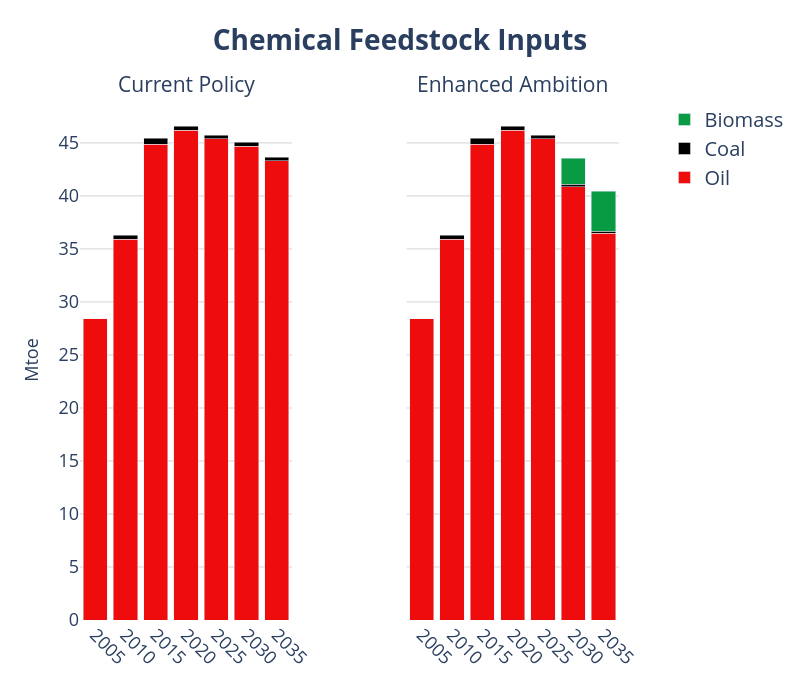

The notebook cell this image was saved under:
### Code cell
years = list(range(2005, 2036, 5))

# Create subplots with secondary y-axes
fig = make_subplots(
    rows=1, cols=2,
    shared_yaxes=True,
    shared_xaxes=True,
    specs=[[{"secondary_y": True}, {"secondary_y": True}]],
    subplot_titles=("Current Policy", "Enhanced Ambition")
)
# === Legend Group: Gases ===

# ------------------------------------------------------------------
# add traces from the first figure → left pane
# ------------------------------------------------------------------
for tr in fig1.data:
    tr.showlegend = False                      # keep legend single
    # NEW → colour & pattern injection
    if tr.name in fuel_colors:
        tr.marker.color = fuel_colors[tr.name]
        pattern = fuel_patterns.get(tr.name)
        if pattern:
            # marker.pattern is available from Plotly 5.3+
            tr.marker.pattern = dict(shape=pattern)

    fig.add_trace(tr, row=1, col=1, secondary_y=False)

# ------------------------------------------------------------------
# add traces from the second figure → right pane
# ------------------------------------------------------------------
for tr in fig2.data:
    if tr.name in fuel_colors:
        tr.marker.color = fuel_colors[tr.name]
        pattern = fuel_patterns.get(tr.name)
        if pattern:
            tr.marker.pattern = dict(shape=pattern)

    fig.add_trace(tr, row=1, col=2, secondary_y=False)


fig.update_layout(
    yaxis=dict(title="EJ", showgrid=True),
    yaxis1=dict(title="EJ", showgrid=True, title_font_size=20),
    
    # Hide secondary y-axis for col 1 (still used internally)
    yaxis2=dict(
        showticklabels=False,
        showgrid=False,
        zeroline=False,
        showline=False,
        title='',
        overlaying='y',
        side='right',
        range=[0, 100]
    ),
    
    # Show secondary y-axis for col 2
    yaxis4=dict(
        showticklabels=False,
        showgrid=False,
        zeroline=False,
        showline=False,
        title='',
        overlaying='y',
        side='right',
        range=[0, 60]
    ),
    barmode='stack',
    plot_bgcolor='rgba(0,0,0,0)',
    width=800, height=700,
)


fig.update_xaxes(tickangle=45)

fig.update_yaxes(range=[None, 60])

fig.update_layout(
    yaxis=dict(title="Mtoe", showgrid=True, gridcolor='lightgray'),
    yaxis3=dict(showgrid=True, gridcolor='lightgray'),
    title=dict(
        text="<b>Chemical Feedstock Inputs</b>",
        font=dict(size=28),
        x=0.5
    ),
    legend=dict(
        traceorder="reversed",
        font=dict(size=20),
        x=1.02, y=1,
        borderwidth=0
    )
)
fig.update_xaxes(
    tickvals=years,
    ticktext=[str(y) for y in years]
)

# adjust axis labels and ticks
fig.update_xaxes(title_font=dict(size=18), tickfont=dict(size=18))
fig.update_yaxes(title_font=dict(size=18), tickfont=dict(size=18))

# bump the subplot titles
fig.update_annotations(font=dict(size=21))

# (if you also set a main title earlier)
fig.update_layout(title=dict(font=dict(size=28)))
fig

### Figure 1 — Plotly figure (JSON) as saved in the notebook; plotly's stock layout.template omitted (floating-point values rounded to 4 significant figures)
{"data": [{"hovertemplate": "fuel=Oil<br>Year=%{x}<br>value=%{y}<extra></extra>", "legendgroup": "Oil", "marker": {"color": "#EF0C0C", "pattern": {"shape": ""}}, "name": "Oil", "orientation": "v", "showlegend": false, "textposition": "auto", "type": "bar", "x": [2005, 2010, 2015, 2020, 2025, 2030, 2035], "xaxis": "x", "y": [28.39, 35.91, 44.89, 46.22, 45.38, 44.67, 43.33], "yaxis": "y"}, {"hovertemplate": "fuel=Coal<br>Year=%{x}<br>value=%{y}<extra></extra>", "legendgroup": "Coal", "marker": {"color": "#000000", "pattern": {"shape": ""}}, "name": "Coal", "orientation": "v", "showlegend": false, "textposition": "auto", "type": "bar", "x": [2010, 2015, 2020, 2025, 2030, 2035], "xaxis": "x", "y": [0.4049, 0.5519, 0.3806, 0.3625, 0.3816, 0.3387], "yaxis": "y"}, {"hovertemplate": "fuel=Oil<br>Year=%{x}<br>value=%{y}<extra></extra>", "legendgroup": "Oil", "marker": {"color": "#EF0C0C", "pattern": {"shape": ""}}, "name": "Oil", "orientation": "v", "showlegend": true, "textposition": "auto", "type": "bar", "x": [2005, 2010, 2015, 2020, 2025, 2030, 2035], "xaxis": "x2", "y": [28.39, 35.91, 44.89, 46.22, 45.38, 40.88, 36.49], "yaxis": "y3"}, {"hovertemplate": "fuel=Coal<br>Year=%{x}<br>value=%{y}<extra></extra>", "legendgroup": "Coal", "marker": {"color": "#000000", "pattern": {"shape": ""}}, "name": "Coal", "orientation": "v", "showlegend": true, "textposition": "auto", "type": "bar", "x": [2010, 2015, 2020, 2025, 2030, 2035], "xaxis": "x2", "y": [0.4049, 0.5519, 0.3806, 0.3624, 0.223, 0.1724], "yaxis": "y3"}, {"hovertemplate": "fuel=Biomass<br>Year=%{x}<br>value=%{y}<extra></extra>", "legendgroup": "Biomass", "marker": {"color": "#099B43", "pattern": {"shape": ""}}, "name": "Biomass", "orientation": "v", "showlegend": true, "textposition": "auto", "type": "bar", "x": [2030, 2035], "xaxis": "x2", "y": [2.453, 3.782], "yaxis": "y3"}], "layout": {"annotations": [{"font": {"size": 21}, "showarrow": false, "text": "Current Policy", "x": 0.185, "xanchor": "center", "xref": "paper", "y": 1, "yanchor": "bottom", "yref": "paper"}, {"font": {"size": 21}, "showarrow": false, "text": "Enhanced Ambition", "x": 0.755, "xanchor": "center", "xref": "paper", "y": 1, "yanchor": "bottom", "yref": "paper"}], "barmode": "stack", "height": 700, "legend": {"borderwidth": 0, "font": {"size": 20}, "traceorder": "reversed", "x": 1.02, "y": 1}, "plot_bgcolor": "rgba(0,0,0,0)", "title": {"font": {"size": 28}, "text": "<b>Chemical Feedstock Inputs</b>", "x": 0.5}, "width": 800, "xaxis": {"anchor": "y", "domain": [0, 0.37], "tickangle": 45, "tickfont": {"size": 18}, "ticktext": ["2005", "2010", "2015", "2020", "2025", "2030", "2035"], "tickvals": [2005, 2010, 2015, 2020, 2025, 2030, 2035], "title": {"font": {"size": 18}}}, "xaxis2": {"anchor": "y3", "domain": [0.57, 0.94], "tickangle": 45, "tickfont": {"size": 18}, "ticktext": ["2005", "2010", "2015", "2020", "2025", "2030", "2035"], "tickvals": [2005, 2010, 2015, 2020, 2025, 2030, 2035], "title": {"font": {"size": 18}}}, "yaxis": {"anchor": "x", "domain": [0, 1], "gridcolor": "lightgray", "range": [null, 60], "showgrid": true, "tickfont": {"size": 18}, "title": {"font": {"size": 18}, "text": "Mtoe"}}, "yaxis2": {"anchor": "x", "overlaying": "y", "range": [null, 60], "showgrid": false, "showline": false, "showticklabels": false, "side": "right", "tickfont": {"size": 18}, "title": {"font": {"size": 18}, "text": ""}, "zeroline": false}, "yaxis3": {"anchor": "x2", "domain": [0, 1], "gridcolor": "lightgray", "matches": "y", "range": [null, 60], "showgrid": true, "showticklabels": false, "tickfont": {"size": 18}, "title": {"font": {"size": 18}}}, "yaxis4": {"anchor": "x2", "overlaying": "y", "range": [null, 60], "showgrid": false, "showline": false, "showticklabels": false, "side": "right", "tickfont": {"size": 18}, "title": {"font": {"size": 18}, "text": ""}, "zeroline": false}}}
